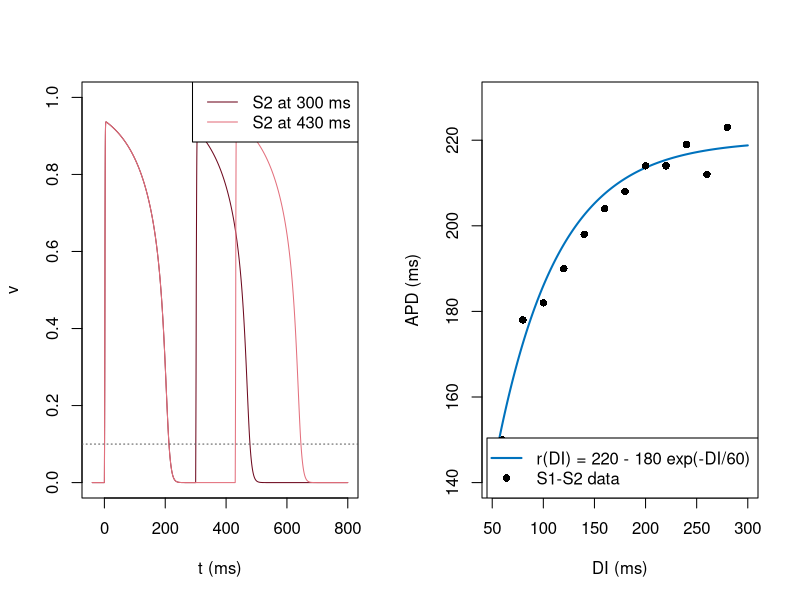

Write the R code that produced this figure.
# Fig. 1.39: S1-S2 protocol and restitution curve (book, Section 1.6, Eq. 1.48)
# left: periodic stimulation (S1, PCL = 400 ms) is followed by a stimulus S2 after a shorter or longer interval
# right: measured pairs (DI, APD) and restitution curve r(DI) = 220 - 180 exp(-DI/60)
# (c) 2026 Philipp Kügler · Program for the book "Dynamical Systems in the Life Sciences" · MIT License (see LICENSE)
tin <- 0.3; tout <- 6; topen <- 100; tclose <- 115; vgate <- 0.13; vref <- 0.1; dt <- 0.01
farben <- c(rgb(0.43, 0.04, 0.12), rgb(0.89, 0.44, 0.49))
par(mfrow = c(1, 2))
plot(NULL, xlim = c(-40, 800), ylim = c(0, 1), xlab = "t (ms)", ylab = "v")
for (p in 1:2) {
  tS2 <- c(300, 430)[p]
  reize <- c(0, 400, 800, 800 + tS2)
  t <- (0:159999) * dt; v <- numeric(length(t)); vv <- 0; h <- 1
  for (i in 2:length(t)) {
    J <- 0.2 * any(reize <= t[i] & t[i] < reize + 2)
    dv <- h * vv^2 * (1 - vv) / tin - vv / tout + J
    dh <- if (vv < vgate) (1 - h) / topen else -h / tclose
    vv <- vv + dt * dv; h <- h + dt * dh; v[i] <- vv
  }
  m <- t >= 760
  lines(t[m] - 800, v[m], col = farben[p])
  kreuz <- t[which(diff(sign(v - vref)) != 0)] - 800
  ende_s1 <- kreuz[kreuz > 50 & kreuz < tS2][1]         # end of the last S1 action potential
  ende_s2 <- kreuz[kreuz > tS2 + 20][1]                 # end of the S2 action potential
  cat(sprintf("S2 at %d ms:  DI = %.1f ms,  APD = %.1f ms\n", tS2, tS2 - ende_s1, ende_s2 - tS2))
}
abline(h = vref, lty = 3, col = "grey35")
legend("topright", legend = c("S2 at 300 ms", "S2 at 430 ms"), col = farben, lwd = 1)

r <- function(DI) 220 - 180 * exp(-DI / 60)
daten <- rbind(c(60, 150), c(80, 178), c(100, 182), c(120, 190), c(140, 198), c(160, 204), c(180, 208),
               c(200, 214), c(220, 214), c(240, 219), c(260, 212), c(280, 223))   # (DI, APD) in ms
DI <- seq(50, 300, length.out = 300)
plot(DI, r(DI), type = "l", col = rgb(0, 0.447, 0.741), lwd = 2, xlab = "DI (ms)", ylab = "APD (ms)", ylim = c(140, 230))
points(daten[, 1], daten[, 2], pch = 16)
legend("bottomright", legend = c("r(DI) = 220 - 180 exp(-DI/60)", "S1-S2 data"), col = c(rgb(0, 0.447, 0.741), "black"),
       lwd = c(2, NA), pch = c(NA, 16))
